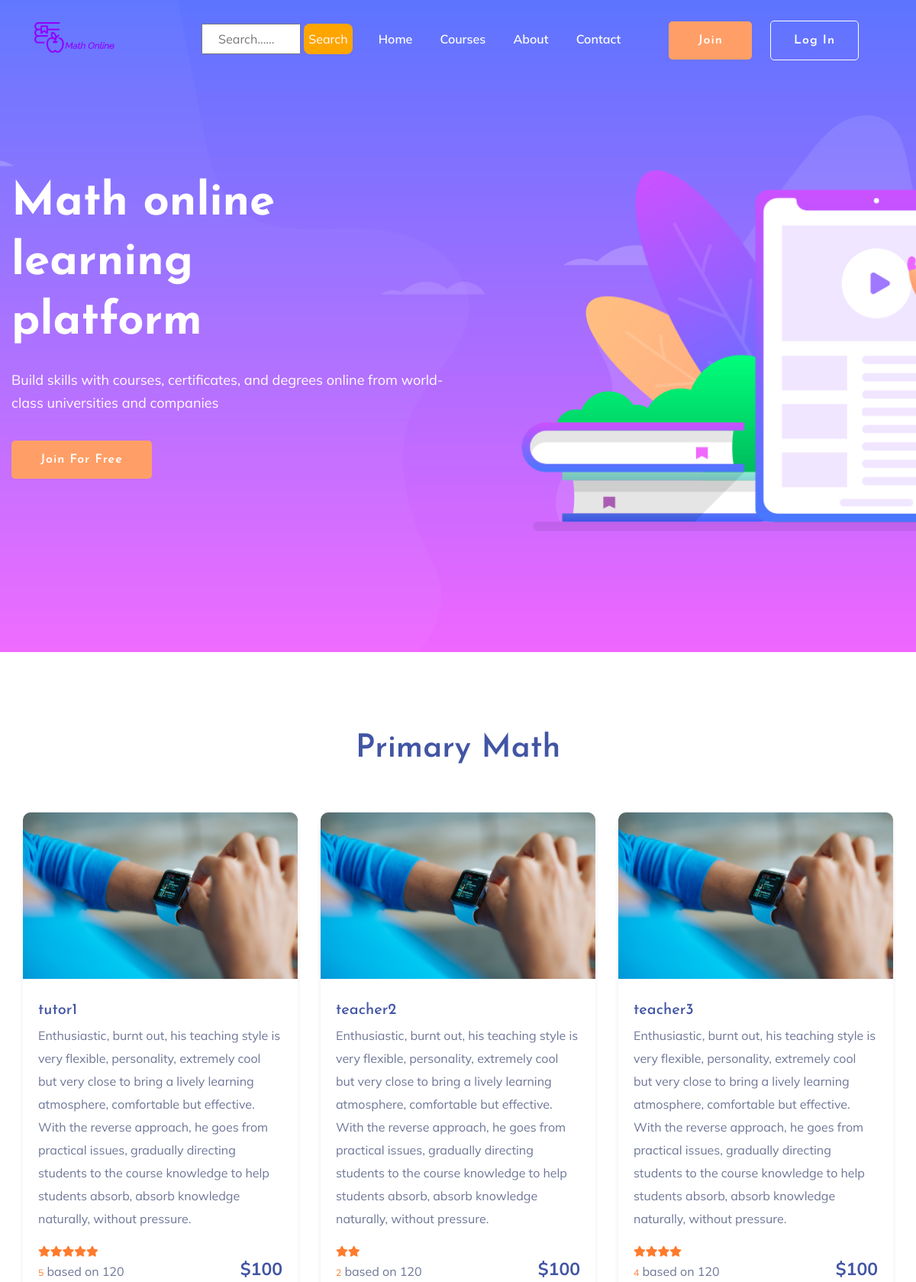
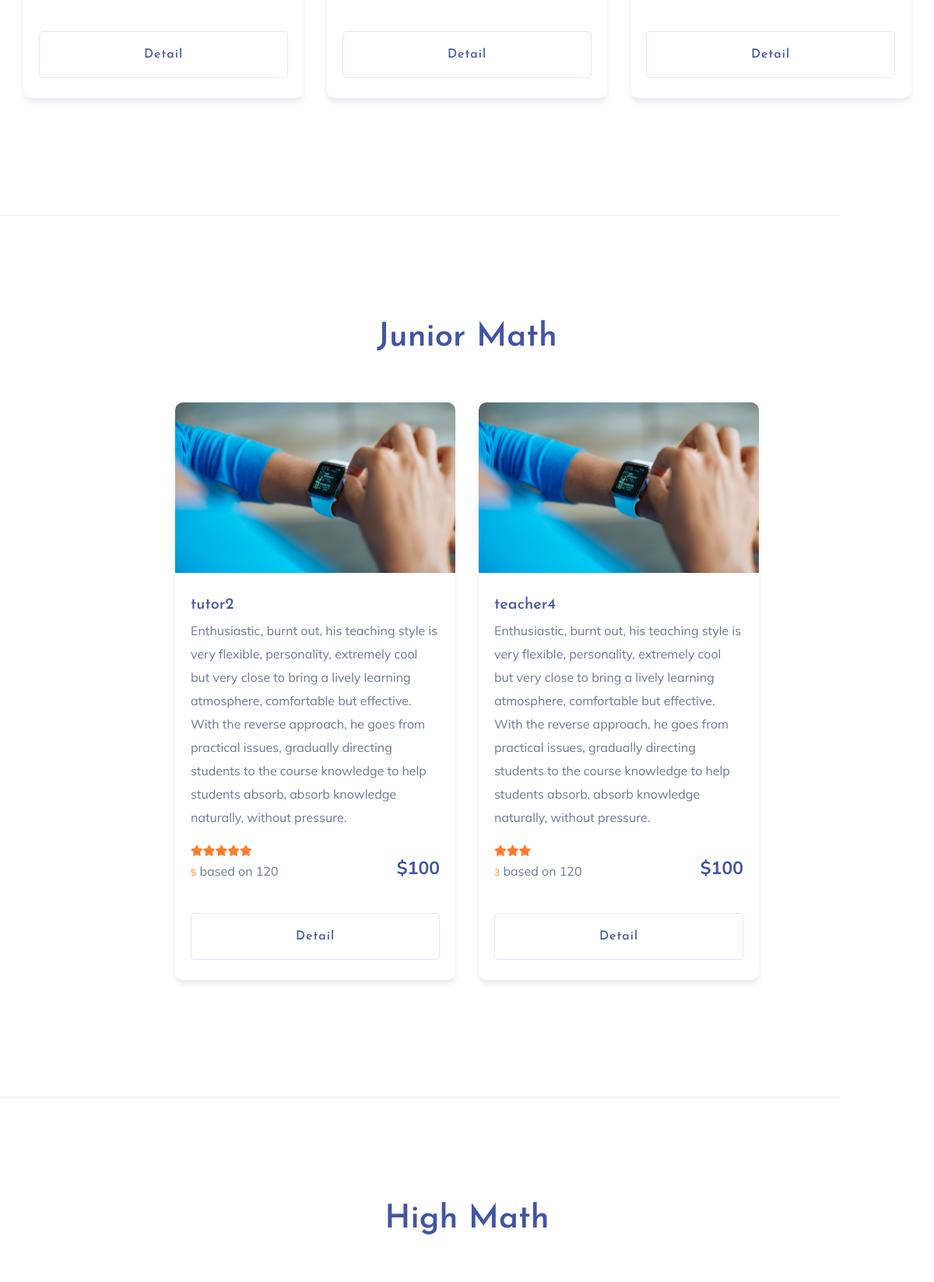
The page / (upper part) on the database its author committed (2 pictures, top to bottom).
### tables this page shows
CREATE TABLE `teacher` (
  `Teacher_id` int(200) NOT NULL,
  `UserID` int(200) NOT NULL,
  `rate` int(200) NOT NULL,
  `price` int(200) NOT NULL,
  `cata` varchar(200) NOT NULL
);

CREATE TABLE `account` (
  `id` int(200) NOT NULL,
  `username` varchar(200) NOT NULL,
  `password` varchar(255) NOT NULL,
  `role` varchar(100) DEFAULT NULL,
  `fullname` varchar(200) NOT NULL,
  `Email` varchar(100) NOT NULL,
  `Address` varchar(100) DEFAULT NULL,
  `Description` text DEFAULT NULL,
  `Dob` date DEFAULT NULL
);

### index.php (the view, shortened to what this page needs)
<?php
include('connect.php');
?>
<!doctype html>
<html class="no-js" lang="zxx">
    <?php require_once('assets/head_section.php') ?>
    <body>
        <?php require_once('assets/navbar.php') ?>
        <main>
            <section class="slider-area ">
                <div class="slider-active">
                    <div class="single-slider slider-height d-flex align-items-center">
                        <div class="container">
                            <div class="row">
                                <div class="col-xl-6 col-lg-7 col-md-12">
                                    <div class="hero__caption">
                                        <h1 data-animation="fadeInLeft" data-delay="0.2s">Math online learning<br> platform</h1>
                                        <p data-animation="fadeInLeft" data-delay="0.4s">Build skills with courses, certificates, and degrees online from world-class universities and companies</p>
                                        <?php
                                        if (!isset($_SESSION['username'])) {
                                            ?>
                                            <a href="register.php" class="btn hero-btn" data-animation="fadeInLeft" data-delay="0.7s">Join for Free</a>
                                        <?php } ?>
                                    </div>
                                </div>
                            </div>
                        </div>
                    </div>
                </div>
            </section>
            <div class="courses-area section-padding40 fix">
                <div class="container">
                    <div class="row justify-content-center">
                        <div class="col-xl-7 col-lg-8">
                            <div class="section-tittle text-center mb-55">
                                <h2>Primary Math</h2>
                            </div>
                        </div>
                    </div>
                    <div class="courses-actives">
                        <?php
                        $query1 = "SELECT id, username, Description, UserID, rate, price, cata, Teacher_id FROM account, teacher  WHERE account.role = 'Tutor' and account.id = teacher.UserID  and teacher.cata = 'Primary'";
                        $statement1 = $conn->prepare($query1);
                        $statement1->execute();
                        $result1 = $statement1->fetchAll();
                        foreach ($result1 as $row) {
                            $id = $row['Teacher_id'];
                            ?>
                            <div class="properties pb-20">
                                <div class="properties__card">
                                    <div class="properties__img overlay1">
                                        <a href="#"><img src="assets/img/gallery/featured1.png" alt=""></a>
                                    </div>
                                    <div class="properties__caption">
                                        <h3><?php echo $row['username']; ?></h3>
                                        <p><?php echo $row['Description']; ?></p>
                                        <div class="properties__footer d-flex justify-content-between align-items-center">
                                            <div class="restaurant-name">
                                                <div class="rating">
                                                    <?php
                                                    for ($index = 0; $index < $row['rate']; $index++) {
                                                        echo '<i class="fas fa-star"></i>';
                                                                                }
                                                    ?>
                                                </div>
                                                <p><span><?php echo $row['rate']; ?></span> based on 120</p>
                                            </div>
                                            <div class="price">
                                                <span>$<?php echo $row['price']; ?></span>
                                            </div>
                                        </div>
                                        <a class="border-btn border-btn2" href="TeacherDetail.php?id=<?php echo $id ?>">Detail</a>
                                    </div>
                                </div>
                            </div>
                        <?php } ?>
                    </div>
                </div>
            </div>
            <hr  width="90%" align="center" />
            <div class="courses-area section-padding40 fix">
                <div class="container">
                    <div class="row justify-content-center">
                        <div class="col-xl-7 col-lg-8">
                            <div class="section-tittle text-center mb-55">
                                <h2>Junior Math</h2>
                            </div>
                        </div>
                    </div>
                    <div class="courses-actives">
                        <?php
                        $query2 = "SELECT id, username, Description, UserID, rate, price, cata, Teacher_id FROM account, teacher  WHERE account.role = 'Tutor' and account.id = teacher.UserID  and teacher.cata = 'Junior'";
                        $statement2 = $conn->prepare($query2);
                        $statement2->execute();
                        $result2 = $statement2->fetchAll();
                        foreach ($result2 as $row) {
                            $id1 = $row['Teacher_id'];
                            ?>
                            <div class="properties pb-20">
                                <div class="properties__card">
                                    <div class="properties__img overlay1">
                                        <a href="#"><img src="assets/img/gallery/featured1.png" alt=""></a>
                                    </div>
                                    <div class="properties__caption">
                                        <h3><?php echo $row['username']; ?></h3>
                                        <p><?php echo $row['Description']; ?></p>
                                        <div class="properties__footer d-flex justify-content-between align-items-center">
                                            <div class="restaurant-name">
                                                <div class="rating">
                                                    <?php
                                                    for ($index = 0; $index < $row['rate']; $index++) {
                                                        echo '<i class="fas fa-star"></i>';
                                                                                }
                                                    ?>
                                                </div>
                                                <p><span><?php echo $row['rate']; ?></span> based on 120</p>
                                            </div>
                                            <div class="price">
                                                <span>$<?php echo $row['price']; ?></span>
                                            </div>
                                        </div>
                                        <a class="border-btn border-btn2" href="TeacherDetail.php?id=<?php echo $id1 ?>">Detail</a>
                                    </div>
                                </div>
                            </div>
                        <?php } ?>
                    </div>
                </div>
            </div>
            <hr  width="90%" align="center" />
            <div class="courses-area section-padding40 fix">
                <div class="container">
                    <div class="row justify-content-center">
                        <div class="col-xl-7 col-lg-8">
                            <div class="section-tittle text-center mb-55">
                                <h2>High Math</h2>
                            </div>
                        </div>
                    </div>
                </div>
            </div>
        </main>
    </body>
</html>

### rows shown on the page
teacher: UserID.username "tutor1", UserID.Description "Enthusiastic, burnt out, his teaching style is very flexible, personality, extremely cool but very close to bring a lively learning atmosphere, comfortable but effective. With the reverse approach, he goes from practical issues, gradually directing students to the course knowledge to help students absorb, absorb knowledge naturally, without pressure.", rate "5", price "100"
teacher: UserID.username "teacher2", UserID.Description "Enthusiastic, burnt out, his teaching style is very flexible, personality, extremely cool but very close to bring a lively learning atmosphere, comfortable but effective. With the reverse approach, he goes from practical issues, gradually directing students to the course knowledge to help students absorb, absorb knowledge naturally, without pressure.", rate "2", price "100"
teacher: UserID.username "teacher3", UserID.Description "Enthusiastic, burnt out, his teaching style is very flexible, personality, extremely cool but very close to bring a lively learning atmosphere, comfortable but effective. With the reverse approach, he goes from practical issues, gradually directing students to the course knowledge to help students absorb, absorb knowledge naturally, without pressure.", rate "4", price "100"
teacher: UserID.username "tutor2", UserID.Description "Enthusiastic, burnt out, his teaching style is very flexible, personality, extremely cool but very close to bring a lively learning atmosphere, comfortable but effective. With the reverse approach, he goes from practical issues, gradually directing students to the course knowledge to help students absorb, absorb knowledge naturally, without pressure.", rate "5", price "100"
teacher: UserID.username "teacher4", UserID.Description "Enthusiastic, burnt out, his teaching style is very flexible, personality, extremely cool but very close to bring a lively learning atmosphere, comfortable but effective. With the reverse approach, he goes from practical issues, gradually directing students to the course knowledge to help students absorb, absorb knowledge naturally, without pressure.", rate "3", price "100"
